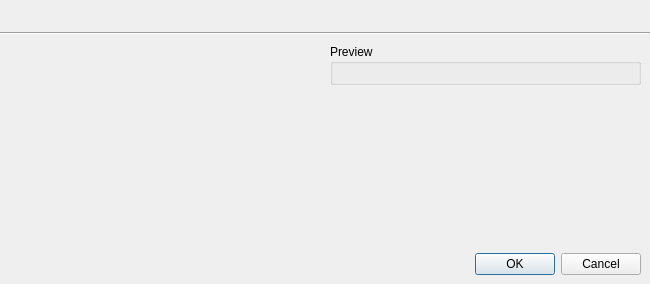
<?xml version="1.0" encoding="UTF-8"?>
<ui version="4.0">
 <class>FractalTypeDialog</class>
 <widget class="QDialog" name="FractalTypeDialog">
  <property name="geometry">
   <rect>
    <x>0</x>
    <y>0</y>
    <width>650</width>
    <height>284</height>
   </rect>
  </property>
  <property name="windowTitle">
   <string>Change Fractal Type</string>
  </property>
  <layout class="QVBoxLayout" name="topLayout" stretch="0,0,1">
   <property name="spacing">
    <number>0</number>
   </property>
   <property name="leftMargin">
    <number>0</number>
   </property>
   <property name="topMargin">
    <number>0</number>
   </property>
   <property name="rightMargin">
    <number>0</number>
   </property>
   <property name="bottomMargin">
    <number>0</number>
   </property>
   <item>
    <widget class="XmlUi::GradientWidget" name="promptWidget" native="true">
     <layout class="QHBoxLayout" name="promptLayout" stretch="0,1">
      <property name="spacing">
       <number>10</number>
      </property>
      <item>
       <widget class="QLabel" name="promptPixmap"/>
      </item>
      <item>
       <widget class="QLabel" name="promptLabel">
        <property name="wordWrap">
         <bool>true</bool>
        </property>
       </widget>
      </item>
     </layout>
    </widget>
   </item>
   <item>
    <widget class="Line" name="line">
     <property name="orientation">
      <enum>Qt::Horizontal</enum>
     </property>
    </widget>
   </item>
   <item>
    <widget class="QWidget" name="mainWidget" native="true">
     <layout class="QVBoxLayout" name="verticalLayout">
      <property name="spacing">
       <number>9</number>
      </property>
      <item>
       <layout class="QHBoxLayout">
        <property name="spacing">
         <number>9</number>
        </property>
        <item>
         <widget class="FractalTypeWidget" name="fractalTypeWidget" native="true"/>
        </item>
        <item>
         <layout class="QVBoxLayout">
          <item>
           <widget class="QGroupBox" name="groupPreview">
            <property name="title">
             <string>Preview</string>
            </property>
            <layout class="QVBoxLayout">
             <item>
              <widget class="ViewContainer" name="viewContainer" native="true">
               <property name="sizePolicy">
                <sizepolicy hsizetype="Minimum" vsizetype="Minimum">
                 <horstretch>0</horstretch>
                 <verstretch>0</verstretch>
                </sizepolicy>
               </property>
              </widget>
             </item>
            </layout>
           </widget>
          </item>
          <item>
           <spacer>
            <property name="orientation">
             <enum>Qt::Vertical</enum>
            </property>
            <property name="sizeHint" stdset="0">
             <size>
              <width>20</width>
              <height>0</height>
             </size>
            </property>
           </spacer>
          </item>
         </layout>
        </item>
       </layout>
      </item>
      <item>
       <widget class="QDialogButtonBox" name="buttonBox">
        <property name="orientation">
         <enum>Qt::Horizontal</enum>
        </property>
        <property name="standardButtons">
         <set>QDialogButtonBox::Cancel|QDialogButtonBox::Ok</set>
        </property>
       </widget>
      </item>
     </layout>
    </widget>
   </item>
  </layout>
 </widget>
 <customwidgets>
  <customwidget>
   <class>XmlUi::GradientWidget</class>
   <extends>QWidget</extends>
   <header>xmlui/gradientwidget.h</header>
   <container>1</container>
  </customwidget>
  <customwidget>
   <class>ViewContainer</class>
   <extends>QWidget</extends>
   <header>viewcontainer.h</header>
   <container>1</container>
  </customwidget>
  <customwidget>
   <class>FractalTypeWidget</class>
   <extends>QWidget</extends>
   <header>fractaltypewidget.h</header>
   <container>1</container>
  </customwidget>
 </customwidgets>
 <resources/>
 <connections>
  <connection>
   <sender>buttonBox</sender>
   <signal>accepted()</signal>
   <receiver>FractalTypeDialog</receiver>
   <slot>accept()</slot>
   <hints>
    <hint type="sourcelabel">
     <x>257</x>
     <y>290</y>
    </hint>
    <hint type="destinationlabel">
     <x>157</x>
     <y>274</y>
    </hint>
   </hints>
  </connection>
  <connection>
   <sender>buttonBox</sender>
   <signal>rejected()</signal>
   <receiver>FractalTypeDialog</receiver>
   <slot>reject()</slot>
   <hints>
    <hint type="sourcelabel">
     <x>325</x>
     <y>290</y>
    </hint>
    <hint type="destinationlabel">
     <x>286</x>
     <y>274</y>
    </hint>
   </hints>
  </connection>
 </connections>
</ui>
